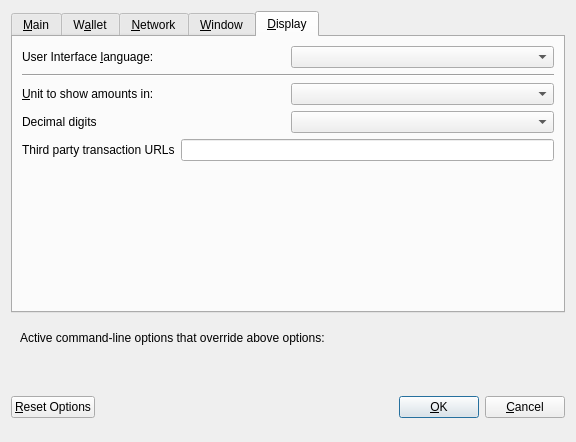
<?xml version="1.0" encoding="UTF-8"?>
<ui version="4.0">
 <class>OptionsDialog</class>
 <widget class="QDialog" name="OptionsDialog">
  <property name="geometry">
   <rect>
    <x>0</x>
    <y>0</y>
    <width>576</width>
    <height>442</height>
   </rect>
  </property>
  <property name="windowTitle">
   <string>Options</string>
  </property>
  <property name="modal">
   <bool>true</bool>
  </property>
  <layout class="QVBoxLayout" name="verticalLayout">
   <item>
    <widget class="QTabWidget" name="tabWidget">
     <property name="currentIndex">
      <number>4</number>
     </property>
     <widget class="QWidget" name="tabMain">
      <attribute name="title">
       <string>&amp;Main</string>
      </attribute>
      <layout class="QVBoxLayout" name="verticalLayout_Main">
       <item>
        <widget class="QCheckBox" name="bitcoinAtStartup">
         <property name="toolTip">
          <string>Automatically start Cobalt Cash after logging in to the system.</string>
         </property>
         <property name="text">
          <string>&amp;Start Cobalt Cash on system login</string>
         </property>
        </widget>
       </item>
       <item>
        <layout class="QHBoxLayout" name="horizontalLayout_2_Main">
         <item>
          <widget class="QLabel" name="databaseCacheLabel">
           <property name="text">
            <string>Size of &amp;database cache</string>
           </property>
           <property name="textFormat">
            <enum>Qt::PlainText</enum>
           </property>
           <property name="buddy">
            <cstring>databaseCache</cstring>
           </property>
          </widget>
         </item>
         <item>
          <widget class="QSpinBox" name="databaseCache"/>
         </item>
         <item>
          <widget class="QLabel" name="databaseCacheUnitLabel">
           <property name="text">
            <string>MB</string>
           </property>
           <property name="textFormat">
            <enum>Qt::PlainText</enum>
           </property>
          </widget>
         </item>
         <item>
          <spacer name="horizontalSpacer_2_Main">
           <property name="orientation">
            <enum>Qt::Horizontal</enum>
           </property>
           <property name="sizeHint" stdset="0">
            <size>
             <width>40</width>
             <height>20</height>
            </size>
           </property>
          </spacer>
         </item>
        </layout>
       </item>
       <item>
        <layout class="QHBoxLayout" name="horizontalLayout_3_Main">
         <item>
          <widget class="QLabel" name="threadsScriptVerifLabel">
           <property name="text">
            <string>Number of script &amp;verification threads</string>
           </property>
           <property name="textFormat">
            <enum>Qt::PlainText</enum>
           </property>
           <property name="buddy">
            <cstring>threadsScriptVerif</cstring>
           </property>
          </widget>
         </item>
         <item>
          <widget class="QSpinBox" name="threadsScriptVerif">
           <property name="toolTip">
            <string>(0 = auto, &lt;0 = leave that many cores free)</string>
           </property>
          </widget>
         </item>
         <item>
          <spacer name="horizontalSpacer_3_Main">
           <property name="orientation">
            <enum>Qt::Horizontal</enum>
           </property>
           <property name="sizeHint" stdset="0">
            <size>
             <width>40</width>
             <height>20</height>
            </size>
           </property>
          </spacer>
         </item>
        </layout>
       </item>
       <item>
        <spacer name="verticalSpacer_2">
         <property name="orientation">
          <enum>Qt::Vertical</enum>
         </property>
         <property name="sizeHint" stdset="0">
          <size>
           <width>20</width>
           <height>40</height>
          </size>
         </property>
        </spacer>
       </item>
      </layout>
     </widget>
     <widget class="QWidget" name="tabWallet">
      <attribute name="title">
       <string>W&amp;allet</string>
      </attribute>
      <layout class="QVBoxLayout" name="verticalLayout_Wallet">
       <item>
        <layout class="QHBoxLayout" name="horizontalLayout_2_Wallet">
         <item>
          <widget class="QLabel" name="labelStakeSplitThresholdText">
           <property name="text">
            <string>Stake split threshold:</string>
           </property>
          </widget>
         </item>
         <item>
          <widget class="QSpinBox" name="spinBoxStakeSplitThreshold">
           <property name="minimum">
            <number>1</number>
           </property>
           <property name="maximum">
            <number>999999</number>
           </property>
          </widget>
         </item>
        </layout>
       </item>
       <item>
        <widget class="QGroupBox" name="groupBox">
         <property name="title">
          <string>Expert</string>
         </property>
         <layout class="QVBoxLayout" name="verticalLayout_2">
          <item>
           <widget class="QCheckBox" name="coinControlFeatures">
            <property name="toolTip">
             <string>Whether to show coin control features or not.</string>
            </property>
            <property name="text">
             <string>Enable coin &amp;control features</string>
            </property>
           </widget>
          </item>
          <item>
           <widget class="QCheckBox" name="showMasternodesTab">
            <property name="toolTip">
             <string>Show additional tab listing all your masternodes in first sub-tab&lt;br/&gt;and all masternodes on the network in second sub-tab.</string>
            </property>
            <property name="text">
             <string>Show Masternodes Tab</string>
            </property>
           </widget>
          </item>
          <item>
           <widget class="QCheckBox" name="spendZeroConfChange">
            <property name="toolTip">
             <string>If you disable the spending of unconfirmed change, the change from a transaction&lt;br/&gt;cannot be used until that transaction has at least one confirmation.&lt;br/&gt;This also affects how your balance is computed.</string>
            </property>
            <property name="text">
             <string>&amp;Spend unconfirmed change</string>
            </property>
           </widget>
          </item>
         </layout>
        </widget>
       </item>
       <item>
        <spacer name="verticalSpacer_Wallet">
         <property name="orientation">
          <enum>Qt::Vertical</enum>
         </property>
         <property name="sizeHint" stdset="0">
          <size>
           <width>20</width>
           <height>40</height>
          </size>
         </property>
        </spacer>
       </item>
      </layout>
     </widget>
     <widget class="QWidget" name="tabNetwork">
      <attribute name="title">
       <string>&amp;Network</string>
      </attribute>
      <layout class="QVBoxLayout" name="verticalLayout_Network">
       <item>
        <widget class="QCheckBox" name="mapPortUpnp">
         <property name="toolTip">
          <string>Automatically open the Cobalt Cash client port on the router. This only works when your router supports UPnP and it is enabled.</string>
         </property>
         <property name="text">
          <string>Map port using &amp;UPnP</string>
         </property>
        </widget>
       </item>
       <item>
        <widget class="QCheckBox" name="allowIncoming">
         <property name="toolTip">
          <string>Accept connections from outside</string>
         </property>
         <property name="text">
          <string>Allow incoming connections</string>
         </property>
        </widget>
       </item>
       <item>
        <widget class="QCheckBox" name="connectSocks">
         <property name="toolTip">
          <string>Connect to the Cobalt Cash network through a SOCKS5 proxy.</string>
         </property>
         <property name="text">
          <string>&amp;Connect through SOCKS5 proxy (default proxy):</string>
         </property>
        </widget>
       </item>
       <item>
        <layout class="QHBoxLayout" name="horizontalLayout_1_Network">
         <item>
          <widget class="QLabel" name="proxyIpLabel">
           <property name="text">
            <string>Proxy &amp;IP:</string>
           </property>
           <property name="textFormat">
            <enum>Qt::PlainText</enum>
           </property>
           <property name="buddy">
            <cstring>proxyIp</cstring>
           </property>
          </widget>
         </item>
         <item>
          <widget class="QValidatedLineEdit" name="proxyIp">
           <property name="minimumSize">
            <size>
             <width>140</width>
             <height>0</height>
            </size>
           </property>
           <property name="maximumSize">
            <size>
             <width>140</width>
             <height>16777215</height>
            </size>
           </property>
           <property name="toolTip">
            <string>IP address of the proxy (e.g. IPv4: 127.0.0.1 / IPv6: ::1)</string>
           </property>
          </widget>
         </item>
         <item>
          <widget class="QLabel" name="proxyPortLabel">
           <property name="text">
            <string>&amp;Port:</string>
           </property>
           <property name="textFormat">
            <enum>Qt::PlainText</enum>
           </property>
           <property name="buddy">
            <cstring>proxyPort</cstring>
           </property>
          </widget>
         </item>
         <item>
          <widget class="QLineEdit" name="proxyPort">
           <property name="minimumSize">
            <size>
             <width>55</width>
             <height>0</height>
            </size>
           </property>
           <property name="maximumSize">
            <size>
             <width>55</width>
             <height>16777215</height>
            </size>
           </property>
           <property name="toolTip">
            <string>Port of the proxy (e.g. 9050)</string>
           </property>
          </widget>
         </item>
         <item>
          <spacer name="horizontalSpacer_1_Network">
           <property name="orientation">
            <enum>Qt::Horizontal</enum>
           </property>
           <property name="sizeHint" stdset="0">
            <size>
             <width>40</width>
             <height>20</height>
            </size>
           </property>
          </spacer>
         </item>
        </layout>
       </item>
       <item>
        <spacer name="verticalSpacer_Network">
         <property name="orientation">
          <enum>Qt::Vertical</enum>
         </property>
         <property name="sizeHint" stdset="0">
          <size>
           <width>20</width>
           <height>40</height>
          </size>
         </property>
        </spacer>
       </item>
      </layout>
     </widget>
     <widget class="QWidget" name="tabWindow">
      <attribute name="title">
       <string>&amp;Window</string>
      </attribute>
      <layout class="QVBoxLayout" name="verticalLayout_Window">
       <item>
        <widget class="QCheckBox" name="minimizeToTray">
         <property name="toolTip">
          <string>Show only a tray icon after minimizing the window.</string>
         </property>
         <property name="text">
          <string>&amp;Minimize to the tray instead of the taskbar</string>
         </property>
        </widget>
       </item>
       <item>
        <widget class="QCheckBox" name="minimizeOnClose">
         <property name="toolTip">
          <string>Minimize instead of exit the application when the window is closed. When this option is enabled, the application will be closed only after selecting Quit in the menu.</string>
         </property>
         <property name="text">
          <string>M&amp;inimize on close</string>
         </property>
        </widget>
       </item>
       <item>
        <spacer name="verticalSpacer_Window">
         <property name="orientation">
          <enum>Qt::Vertical</enum>
         </property>
         <property name="sizeHint" stdset="0">
          <size>
           <width>20</width>
           <height>40</height>
          </size>
         </property>
        </spacer>
       </item>
      </layout>
     </widget>
     <widget class="QWidget" name="tabDisplay">
      <attribute name="title">
       <string>&amp;Display</string>
      </attribute>
      <layout class="QVBoxLayout" name="verticalLayout_Display">
       <item>
        <layout class="QHBoxLayout" name="horizontalLayout_1_Display">
         <item>
          <widget class="QLabel" name="langLabel">
           <property name="text">
            <string>User Interface &amp;language:</string>
           </property>
           <property name="textFormat">
            <enum>Qt::PlainText</enum>
           </property>
           <property name="buddy">
            <cstring>lang</cstring>
           </property>
          </widget>
         </item>
         <item>
          <widget class="QValueComboBox" name="lang">
           <property name="toolTip">
            <string>The user interface language can be set here. This setting will take effect after restarting Cobalt Cash.</string>
           </property>
          </widget>
         </item>
        </layout>
       </item>
       <item>
        <widget class="Line" name="line">
         <property name="orientation">
          <enum>Qt::Horizontal</enum>
         </property>
        </widget>
       </item>
       <item>
        <layout class="QHBoxLayout" name="horizontalLayout_2_Display">
         <item>
          <widget class="QLabel" name="unitLabel">
           <property name="text">
            <string>&amp;Unit to show amounts in:</string>
           </property>
           <property name="textFormat">
            <enum>Qt::PlainText</enum>
           </property>
           <property name="buddy">
            <cstring>unit</cstring>
           </property>
          </widget>
         </item>
         <item>
          <widget class="QValueComboBox" name="unit">
           <property name="toolTip">
            <string>Choose the default subdivision unit to show in the interface and when sending coins.</string>
           </property>
          </widget>
         </item>
        </layout>
       </item>
       <item>
        <layout class="QHBoxLayout" name="horizontalLayout_5_Display">
         <item>
          <widget class="QLabel" name="digitsLabel">
           <property name="text">
            <string>Decimal digits</string>
           </property>
          </widget>
         </item>
         <item>
          <widget class="QValueComboBox" name="digits"/>
         </item>
        </layout>
       </item>
       <item>
        <layout class="QHBoxLayout" name="horizontalLayout_3_Display">
         <item>
          <widget class="QLabel" name="thirdPartyTxUrlsLabel">
           <property name="toolTip">
            <string>Third party URLs (e.g. a block explorer) that appear in the transactions tab as context menu items. %s in the URL is replaced by transaction hash. Multiple URLs are separated by vertical bar |.</string>
           </property>
           <property name="text">
            <string>Third party transaction URLs</string>
           </property>
           <property name="buddy">
            <cstring>thirdPartyTxUrls</cstring>
           </property>
          </widget>
         </item>
         <item>
          <widget class="QLineEdit" name="thirdPartyTxUrls">
           <property name="toolTip">
            <string>Third party URLs (e.g. a block explorer) that appear in the transactions tab as context menu items. %s in the URL is replaced by transaction hash. Multiple URLs are separated by vertical bar |.</string>
           </property>
          </widget>
         </item>
        </layout>
       </item>
       <item>
        <spacer name="verticalSpacer">
         <property name="orientation">
          <enum>Qt::Vertical</enum>
         </property>
         <property name="sizeHint" stdset="0">
          <size>
           <width>20</width>
           <height>40</height>
          </size>
         </property>
        </spacer>
       </item>
      </layout>
     </widget>
    </widget>
   </item>
   <item>
    <widget class="QFrame" name="frame">
     <layout class="QVBoxLayout" name="verticalLayout_Bottom">
      <item>
       <layout class="QHBoxLayout" name="horizontalLayout_Bottom">
        <item>
         <widget class="QLabel" name="overriddenByCommandLineInfoLabel">
          <property name="text">
           <string>Active command-line options that override above options:</string>
          </property>
          <property name="textFormat">
           <enum>Qt::PlainText</enum>
          </property>
         </widget>
        </item>
        <item>
         <spacer name="horizontalSpacer_Bottom">
          <property name="orientation">
           <enum>Qt::Horizontal</enum>
          </property>
          <property name="sizeHint" stdset="0">
           <size>
            <width>40</width>
            <height>20</height>
           </size>
          </property>
         </spacer>
        </item>
       </layout>
      </item>
      <item>
       <widget class="QLabel" name="overriddenByCommandLineLabel">
        <property name="text">
         <string/>
        </property>
        <property name="textFormat">
         <enum>Qt::PlainText</enum>
        </property>
        <property name="wordWrap">
         <bool>true</bool>
        </property>
       </widget>
      </item>
     </layout>
    </widget>
   </item>
   <item>
    <layout class="QHBoxLayout" name="horizontalLayout_Buttons">
     <item>
      <widget class="QPushButton" name="resetButton">
       <property name="toolTip">
        <string>Reset all client options to default.</string>
       </property>
       <property name="text">
        <string>&amp;Reset Options</string>
       </property>
       <property name="autoDefault">
        <bool>false</bool>
       </property>
      </widget>
     </item>
     <item>
      <spacer name="horizontalSpacer_1">
       <property name="orientation">
        <enum>Qt::Horizontal</enum>
       </property>
       <property name="sizeHint" stdset="0">
        <size>
         <width>40</width>
         <height>48</height>
        </size>
       </property>
      </spacer>
     </item>
     <item>
      <widget class="QLabel" name="statusLabel">
       <property name="minimumSize">
        <size>
         <width>200</width>
         <height>0</height>
        </size>
       </property>
       <property name="font">
        <font>
         <weight>75</weight>
         <bold>true</bold>
        </font>
       </property>
       <property name="text">
        <string/>
       </property>
       <property name="textFormat">
        <enum>Qt::PlainText</enum>
       </property>
       <property name="wordWrap">
        <bool>true</bool>
       </property>
      </widget>
     </item>
     <item>
      <spacer name="horizontalSpacer_2">
       <property name="orientation">
        <enum>Qt::Horizontal</enum>
       </property>
       <property name="sizeHint" stdset="0">
        <size>
         <width>40</width>
         <height>48</height>
        </size>
       </property>
      </spacer>
     </item>
     <item>
      <widget class="QPushButton" name="okButton">
       <property name="text">
        <string>&amp;OK</string>
       </property>
       <property name="autoDefault">
        <bool>false</bool>
       </property>
       <property name="default">
        <bool>true</bool>
       </property>
      </widget>
     </item>
     <item>
      <widget class="QPushButton" name="cancelButton">
       <property name="text">
        <string>&amp;Cancel</string>
       </property>
       <property name="autoDefault">
        <bool>false</bool>
       </property>
      </widget>
     </item>
    </layout>
   </item>
  </layout>
 </widget>
 <customwidgets>
  <customwidget>
   <class>QValidatedLineEdit</class>
   <extends>QLineEdit</extends>
   <header>qvalidatedlineedit.h</header>
  </customwidget>
  <customwidget>
   <class>QValueComboBox</class>
   <extends>QComboBox</extends>
   <header>qvaluecombobox.h</header>
  </customwidget>
 </customwidgets>
 <resources/>
 <connections/>
</ui>
